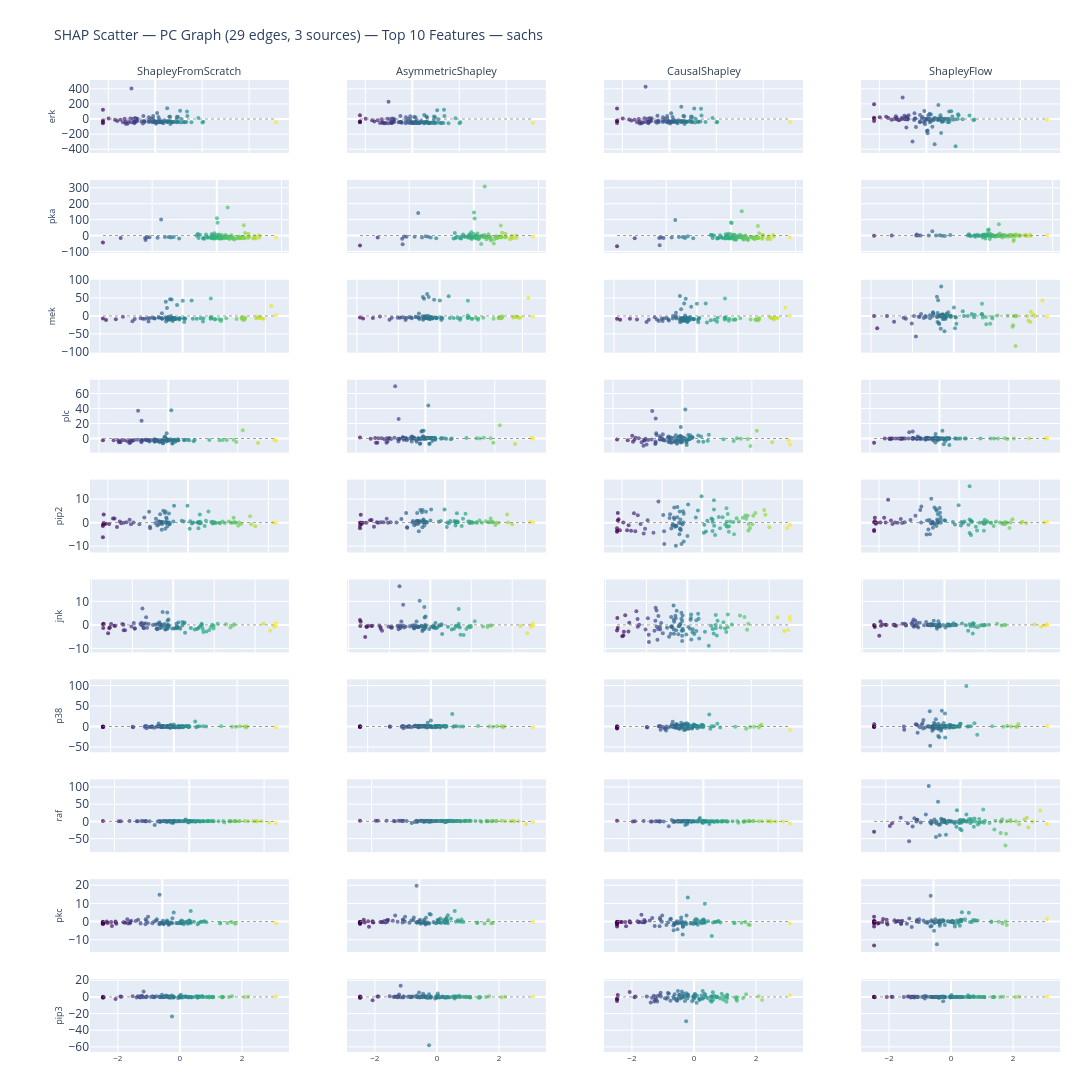

Notebook source saved alongside this figure:
### Markdown cell above
## 5. SHAP Scatter — PC Graph

### Code cell
PC_SCATTER_METHODS = ['Scratch', 'Asymmetric (PC)', 'Causal (PC)', 'Flow (PC)']
COL_LABELS         = ['ShapleyFromScratch', 'AsymmetricShapley', 'CausalShapley', 'ShapleyFlow']


def plot_shap_scatter_pc(features=None):
    feat_idx, feat_labels = _resolve_features(features)
    title_tag = f'Top {N_TOP_FEATURES}' if features is None else f'{len(feat_labels)}'
    fig = make_shap_scatter_figure(
        methods        = PC_SCATTER_METHODS,
        col_labels     = COL_LABELS,
        feature_idx    = feat_idx,
        feature_labels = feat_labels,
        x_test         = x_test,
        shap_data      = shap_data,
        title          = (
            f'SHAP Scatter — PC Graph ({pc_edges} edges, {pc_sources} sources) — '
            f'{title_tag} Features — {DATASET}'
        ),
        colors         = METHOD_COLORS,
    )
    fig.show()
    return fig


fig_scatter_pc = plot_shap_scatter_pc()
